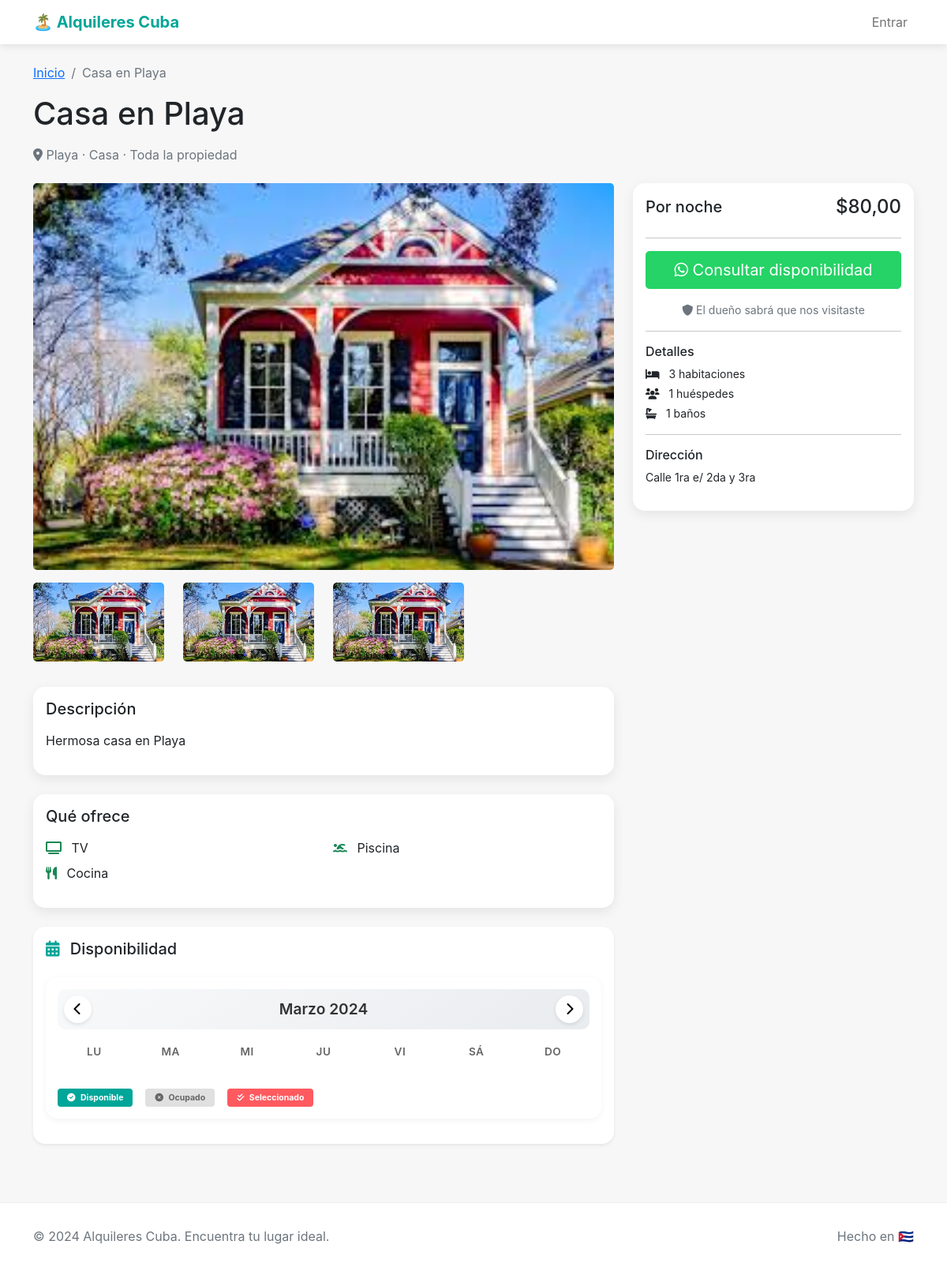
/propiedad/4/, run on the app's committed database.
### apps/properties/models.py (models this page shows, shortened)
class Property(models.Model):
    LOCATIONS = [
        ("varadero", "Varadero"),
        ("santa_marta", "Santa Marta"),
        ("guanabo", "Guanabo"),
        ("boca_ciega", "Boca Ciega"),
        ("penas_altas", "Peñas Altas"),
        ("brisas_mar", "Brisas del Mar"),
        ("habana_vieja", "Habana Vieja"),
        ("centro_habana", "Centro Habana"),
        ("vedado", "Vedado"),
        ("nuevo_vedado", "Nuevo Vedado"),
        ("playa", "Playa"),
        ("fontanar", "Fontanar"),
        ("calabazar", "Calabazar"),
        ("vinales", "Viñales"),
        ("trinidad", "Trinidad"),
    ]
    RENTAL_TYPES = [
        ("entire", "Toda la propiedad"),
        ("apartment", "Solo un apartamento"),
    ]
    title = models.CharField(max_length=200, verbose_name="Título")
    description = models.TextField(verbose_name="Descripción")
    category = models.ForeignKey(
        Category, on_delete=models.SET_NULL, null=True, verbose_name="Tipo"
    )
    location = models.CharField(
        max_length=50, choices=LOCATIONS, verbose_name="Ubicación"
    )
    address = models.CharField(max_length=255, verbose_name="Dirección exacta")
    bedrooms = models.PositiveIntegerField(default=1, verbose_name="Habitaciones")
    guests = models.PositiveIntegerField(default=1, verbose_name="Huéspedes")
    bathrooms = models.PositiveIntegerField(default=1, verbose_name="Baños")
    rental_type = models.CharField(
        max_length=20,
        choices=RENTAL_TYPES,
        default="entire",
        verbose_name="Tipo de alquiler",
    )
    has_wifi = models.BooleanField(default=False, verbose_name="WiFi")
    has_tv = models.BooleanField(default=False, verbose_name="TV")
    has_kitchen = models.BooleanField(default=False, verbose_name="Cocina")
    has_parking = models.BooleanField(default=False, verbose_name="Parqueo")
    has_pool = models.BooleanField(default=False, verbose_name="Piscina")
    has_ac = models.BooleanField(default=False, verbose_name="Aire acondicionado")
    price_per_night = models.DecimalField(
        max_digits=10,
        decimal_places=2,
        verbose_name="Precio por noche (USD)",
        null=True,
        blank=True,
    )
    price_per_month = models.DecimalField(
        max_digits=10,
        decimal_places=2,
        verbose_name="Precio por mes (USD)",
        null=True,
        blank=True,
    )
    main_photo = models.ImageField(
        upload_to="properties/", verbose_name="Foto principal"
    )
    is_active = models.BooleanField(default=True, verbose_name="Activa")
    created_at = models.DateTimeField(auto_now_add=True)
    updated_at = models.DateTimeField(auto_now=True)
    class Meta:
        verbose_name = "Propiedad"
        verbose_name_plural = "Propiedades"
        ordering = ["-created_at"]

class Category(models.Model):
    name = models.CharField(max_length=50)
    slug = models.SlugField(unique=True)
    class Meta:
        verbose_name_plural = "Categorías"

class PropertyImage(models.Model):
    property = models.ForeignKey(
        Property,
        related_name="images",
        on_delete=models.CASCADE,
        verbose_name="Propiedad",
    )
    image = models.ImageField(upload_to="properties/gallery/", verbose_name="Imagen")
    caption = models.CharField(max_length=100, blank=True, verbose_name="Pie de foto")
    class Meta:
        verbose_name = "Imagen de propiedad"
        verbose_name_plural = "Imágenes de propiedades"

### apps/properties/views.py (the view)
# urls.py: path("propiedad/<int:pk>/", views.PropertyDetailView.as_view(), name="detail"),
class PropertyDetailView(DetailView):
    model = Property
    template_name = "properties/detail.html"
    context_object_name = "property"
    def get_context_data(self, **kwargs):
        context = super().get_context_data(**kwargs)
        context["similar_properties"] = Property.objects.filter(
            location=self.object.location, is_active=True
        ).exclude(id=self.object.id)[:3]
        from django.conf import settings
        context["business_whatsapp"] = settings.BUSINESS_WHATSAPP
        return context

### templates/properties/detail.html (shortened to what this page needs)
{% extends 'base.html' %}
{% block content %}
<div class="container mt-4">
    <nav aria-label="breadcrumb">
        <ol class="breadcrumb">
            <li class="breadcrumb-item"><a href="/">Inicio</a></li>
            <li class="breadcrumb-item active">{{ property.title }}</li>
        </ol>
    </nav>
    <h1 class="mb-3">{{ property.title }}</h1>
    <p class="text-muted mb-4">
        <i class="fas fa-map-marker-alt"></i> {{ property.get_location_display }} ·
        {{ property.category.name }} · {{ property.get_rental_type_display }}
    </p>
    <div class="row">
        <div class="col-lg-8">
            <img src="{{ property.main_photo.url }}" class="img-fluid rounded-3 mb-3 w-100"
                 alt="{{ property.title }}" style="max-height: 500px; object-fit: cover;">
            {% if property.images.all %}
            <div class="row mb-4">
                {% for image in property.images.all %}
                <div class="col-md-3 mb-2">
                    <img src="{{ image.image.url }}" class="img-fluid rounded-3"
                         alt="{{ image.caption }}" style="height: 100px; width: 100%; object-fit: cover;">
                </div>
                {% endfor %}
            </div>
            {% endif %}
            <div class="card mb-4">
                <div class="card-body">
                    <h3 class="h5 mb-3">Descripción</h3>
                    <p>{{ property.description|linebreaks }}</p>
                </div>
            </div>
            <div class="card mb-4">
                <div class="card-body">
                    <h3 class="h5 mb-3">Qué ofrece</h3>
                    <div class="row">
                        <div class="col-md-6">
                            <ul class="list-unstyled">
                                {% if property.has_tv %}<li class="mb-2"><i class="fas fa-tv text-success me-2"></i> TV</li>{% endif %}
                                {% if property.has_kitchen %}<li class="mb-2"><i class="fas fa-utensils text-success me-2"></i> Cocina</li>{% endif %}
                            </ul>
                        </div>
                        <div class="col-md-6">
                            <ul class="list-unstyled">
                                {% if property.has_pool %}<li class="mb-2"><i class="fas fa-swimmer text-success me-2"></i> Piscina</li>{% endif %}
                            </ul>
                        </div>
                    </div>
                </div>
            </div>
            <div class="card mb-4 border-0 shadow-sm">
                <div class="card-body">
                    <h3 class="h5 mb-4">
                        <i class="fas fa-calendar-alt me-2" style="color: #00a699;"></i>
                        Disponibilidad
                    </h3>
                    <div class="calendar-container">
                        <div class="calendar-header d-flex justify-content-between align-items-center">
                            <button class="month-nav-btn" id="prevMonth">
                                <i class="fas fa-chevron-left"></i>
                            </button>
                            <h6 id="currentMonth" class="current-month">Marzo 2024</h6>
                            <button class="month-nav-btn" id="nextMonth">
                                <i class="fas fa-chevron-right"></i>
                            </button>
                        </div>
                        <div class="row g-1 text-center mb-3">
                            <div class="col"><span class="weekday-label">Lu</span></div>
                            <div class="col"><span class="weekday-label">Ma</span></div>
                            <div class="col"><span class="weekday-label">Mi</span></div>
                            <div class="col"><span class="weekday-label">Ju</span></div>
                            <div class="col"><span class="weekday-label">Vi</span></div>
                            <div class="col"><span class="weekday-label">Sá</span></div>
                            <div class="col"><span class="weekday-label">Do</span></div>
                        </div>
                        <div class="mt-4 d-flex gap-3 small">
                            <span class="badge" style="background: #00a699; color: white; padding: 6px 12px;">
                                <i class="fas fa-check-circle me-1"></i> Disponible
                            </span>
                            <span class="badge" style="background: #e0e0e0; color: #666; padding: 6px 12px;">
                                <i class="fas fa-times-circle me-1"></i> Ocupado
                            </span>
                            <span class="badge" style="background: #ff5a5f; color: white; padding: 6px 12px;">
                                <i class="fas fa-check-double me-1"></i> Seleccionado
                            </span>
                        </div>
                    </div>
                </div>
            </div>
        </div>
        <div class="col-lg-4">
            <div class="card sticky-top" style="top: 20px;">
                <div class="card-body">
                    {% if property.price_per_night %}
                    <div class="d-flex justify-content-between align-items-center mb-2">
                        <h5>Por noche</h5>
                        <h4>${{ property.price_per_night }}</h4>
                    </div>
                    {% endif %}
                    <hr>
                    <a id="whatsappButton" href="#"
                       class="btn btn-success btn-lg w-100 mb-3">
                        <i class="fab fa-whatsapp"></i> Consultar disponibilidad
                    </a>
                    <p class="small text-muted text-center mb-0">
                        <i class="fas fa-shield-alt"></i> El dueño sabrá que nos visitaste
                    </p>
                    <hr>
                    <h6 class="mb-2">Detalles</h6>
                    <ul class="list-unstyled small">
                        <li class="mb-1"><i class="fas fa-bed me-2"></i> {{ property.bedrooms }} habitaciones</li>
                        <li class="mb-1"><i class="fas fa-users me-2"></i> {{ property.guests }} huéspedes</li>
                        <li class="mb-1"><i class="fas fa-bath me-2"></i> {{ property.bathrooms }} baños</li>
                    </ul>
                    <hr>
                    <h6 class="mb-2">Dirección</h6>
                    <p class="small">{{ property.address }}</p>
                </div>
            </div>
        </div>
    </div>
</div>
{% endblock %}

### templates/base.html (style rules this page uses)
:root { --primary-color: #00a699; }
body { font-family: -apple-system, BlinkMacSystemFont, 'Segoe UI', Roboto, sans-serif; background-color: #f7f7f7; }
.btn-success { background-color: #25D366; border-color: #25D366; }
.card { border: none; border-radius: 15px; overflow: hidden; transition: transform 0.2s; box-shadow: 0 5px 15px rgba(0,0,0,0.08); }
.calendar-container { background: white; border-radius: 15px; padding: 15px; box-shadow: 0 2px 8px rgba(0,0,0,0.05); }
.weekday-label { font-weight: 600; color: #666; font-size: 0.85rem; text-transform: uppercase; letter-spacing: 0.5px; }
.calendar-header { background: linear-gradient(145deg, #f8f9fa, #e9ecef); border-radius: 10px; padding: 8px; margin-bottom: 15px; }
.month-nav-btn { border: none; background: white; border-radius: 50%; width: 35px; height: 35px; display: flex; align-items: center; justify-content: center; box-shadow: 0 2px 5px rgba(0,0,0,0.1); transition: all 0.2s; }
.current-month { font-size: 1.2rem; font-weight: 600; color: #333; margin: 0; }

### templates/properties/detail.html (style rules this page uses)
.weekday-label { font-weight: 600; color: #666; font-size: 0.85rem; text-transform: uppercase; letter-spacing: 0.5px; }
.calendar-header { background: linear-gradient(145deg, #f8f9fa, #e9ecef); border-radius: 10px; padding: 8px; margin-bottom: 15px; }
.month-nav-btn { border: none; background: white; border-radius: 50%; width: 35px; height: 35px; display: flex; align-items: center; justify-content: center; box-shadow: 0 2px 5px rgba(0,0,0,0.1); transition: all 0.2s; }
.current-month { font-size: 1.2rem; font-weight: 600; color: #333; margin: 0; }

### data on the page
Property: title "Casa en Playa", location "Playa", category.name "Casa", rental_type "Toda la propiedad", main_photo (picture), description "Hermosa casa en Playa", price_per_night "80,00", bedrooms "3", guests "1", bathrooms "1", address "Calle 1ra e/ 2da y 3ra"
PropertyImage: image (picture)
PropertyImage: image (picture)
PropertyImage: image (picture)
